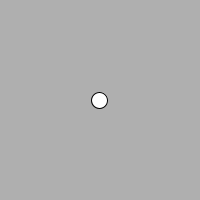
Frame 1 (no input)
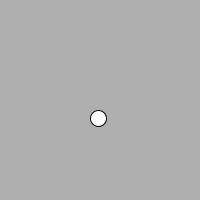
Frame 60 (the mouse pressed at the canvas centre just before this capture)
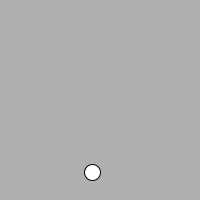
Frame 120 (the mouse held since frame 60 and released just before this capture)

The Processing sketch that drew these frames (run headless with seeded random() and noise(); from frame 60 on, the mouse is pressed at the canvas centre):

// Processing sketch: e08_motion_101__velocity_and_constant_acceleration
// ── e08_motion_101__velocity_and_constant_acceleration.pde
Mover mover;

void setup() {
  size(200,200);
  mover = new Mover();
}

void draw() {
  background(175);
  mover.update();
  mover.display();
}

class Mover {
  
  PVector location;
  PVector velocity;
  PVector acceleration;
  float topspeed;
  
  Mover() {
    location = new PVector(width/2,height/2);
    velocity = new PVector(0,0);
    acceleration = new PVector(-0.001,0.01);
    topspeed = 10;
  }
  
  void update() {
    velocity.add(acceleration);
    velocity.limit(topspeed);
    location.add(velocity);
    _checkEdges();
  }
  
  void display() {
    ellipse(location.x,location.y,16,16);
  }
  
  void _checkEdges() {
    // horizontal
    if (location.x < 0) location.x = width;
    if (location.x > width) location.x = 0;
    
    // vertical
    if (location.y < 0) location.y = height;
    if (location.y > height) location.y = 0;
  }
}
